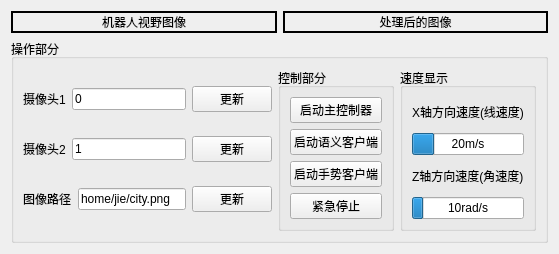
      <widget class="QWidget" name="tab_2">
       <attribute name="title">
        <string>语义感知系统</string>
       </attribute>
       <layout class="QVBoxLayout" name="verticalLayout_16">
        <item>
         <layout class="QVBoxLayout" name="verticalLayout_15" stretch="4,2">
          <item>
           <layout class="QHBoxLayout" name="horizontalLayout_14">
            <item>
             <widget class="QLabel" name="label_4">
              <property name="styleSheet">
               <string notr="true">border: 2px solid black;</string>
              </property>
              <property name="text">
               <string>机器人视野图像</string>
              </property>
              <property name="scaledContents">
               <bool>true</bool>
              </property>
              <property name="alignment">
               <set>Qt::AlignCenter</set>
              </property>
             </widget>
            </item>
            <item>
             <widget class="QLabel" name="label_5">
              <property name="styleSheet">
               <string notr="true">border: 2px solid black;</string>
              </property>
              <property name="text">
               <string>处理后的图像</string>
              </property>
              <property name="scaledContents">
               <bool>true</bool>
              </property>
              <property name="alignment">
               <set>Qt::AlignCenter</set>
              </property>
             </widget>
            </item>
           </layout>
          </item>
          <item>
           <widget class="QGroupBox" name="groupBox_3">
            <property name="title">
             <string>操作部分</string>
            </property>
            <layout class="QVBoxLayout" name="verticalLayout_14">
             <item>
              <layout class="QHBoxLayout" name="horizontalLayout_9" stretch="3,1,0">
               <item>
                <layout class="QVBoxLayout" name="verticalLayout_7">
                 <item>
                  <layout class="QHBoxLayout" name="horizontalLayout_6">
                   <item>
                    <widget class="QLabel" name="label_6">
                     <property name="text">
                      <string>摄像头1</string>
                     </property>
                    </widget>
                   </item>
                   <item>
                    <widget class="QLineEdit" name="line_edit_camera1">
                     <property name="text">
                      <string>0</string>
                     </property>
                    </widget>
                   </item>
                   <item>
                    <widget class="QPushButton" name="update1">
                     <property name="text">
                      <string>更新</string>
                     </property>
                    </widget>
                   </item>
                  </layout>
                 </item>
                 <item>
                  <layout class="QHBoxLayout" name="horizontalLayout_7">
                   <item>
                    <widget class="QLabel" name="label_8">
                     <property name="text">
                      <string>摄像头2</string>
                     </property>
                    </widget>
                   </item>
                   <item>
                    <widget class="QLineEdit" name="line_edit_camera2">
                     <property name="text">
                      <string>1</string>
                     </property>
                    </widget>
                   </item>
                   <item>
                    <widget class="QPushButton" name="update2">
                     <property name="text">
                      <string>更新</string>
                     </property>
                    </widget>
                   </item>
                  </layout>
                 </item>
                 <item>
                  <layout class="QHBoxLayout" name="horizontalLayout_8">
                   <item>
                    <widget class="QLabel" name="label_11">
                     <property name="text">
                      <string>图像路径</string>
                     </property>
                    </widget>
                   </item>
                   <item>
                    <widget class="QLineEdit" name="line_edit_camera3">
                     <property name="text">
                      <string>home/jie/city.png</string>
                     </property>
                    </widget>
                   </item>
                   <item>
                    <widget class="QPushButton" name="update3">
                     <property name="text">
                      <string>更新</string>
                     </property>
                    </widget>
                   </item>
                  </layout>
                 </item>
                </layout>
               </item>
               <item>
                <widget class="QGroupBox" name="groupBox_4">
                 <property name="title">
                  <string>控制部分</string>
                 </property>
                 <layout class="QVBoxLayout" name="verticalLayout_13">
                  <item>
                   <widget class="QPushButton" name="pushButton">
                    <property name="text">
                     <string>启动主控制器</string>
                    </property>
                   </widget>
                  </item>
                  <item>
                   <widget class="QPushButton" name="pushButton_2">
                    <property name="text">
                     <string>启动语义客户端</string>
                    </property>
                   </widget>
                  </item>
                  <item>
                   <widget class="QPushButton" name="pushButton_4">
                    <property name="text">
                     <string>启动手势客户端</string>
                    </property>
                   </widget>
                  </item>
                  <item>
                   <widget class="QPushButton" name="pushButton_3">
                    <property name="text">
                     <string>紧急停止</string>
                    </property>
                   </widget>
                  </item>
                 </layout>
                </widget>
               </item>
               <item>
                <widget class="QGroupBox" name="groupBox_7">
                 <property name="title">
                  <string>速度显示</string>
                 </property>
                 <layout class="QVBoxLayout" name="verticalLayout_6">
                  <item>
                   <widget class="QLabel" name="label_13">
                    <property name="text">
                     <string>X轴方向速度(线速度)</string>
                    </property>
                   </widget>
                  </item>
                  <item>
                   <widget class="QProgressBar" name="progressBar">
                    <property name="value">
                     <number>20</number>
                    </property>
                    <property name="format">
                     <string>%pm/s</string>
                    </property>
                   </widget>
                  </item>
                  <item>
                   <widget class="QLabel" name="label_14">
                    <property name="text">
                     <string>Z轴方向速度(角速度)</string>
                    </property>
                   </widget>
                  </item>
                  <item>
                   <widget class="QProgressBar" name="progressBar_3">
                    <property name="value">
                     <number>10</number>
                    </property>
                    <property name="format">
                     <string>%prad/s</string>
                    </property>
                   </widget>
                  </item>
                 </layout>
                </widget>
               </item>
              </layout>
             </item>
            </layout>
           </widget>
          </item>
         </layout>
        </item>
       </layout>
      </widget>
